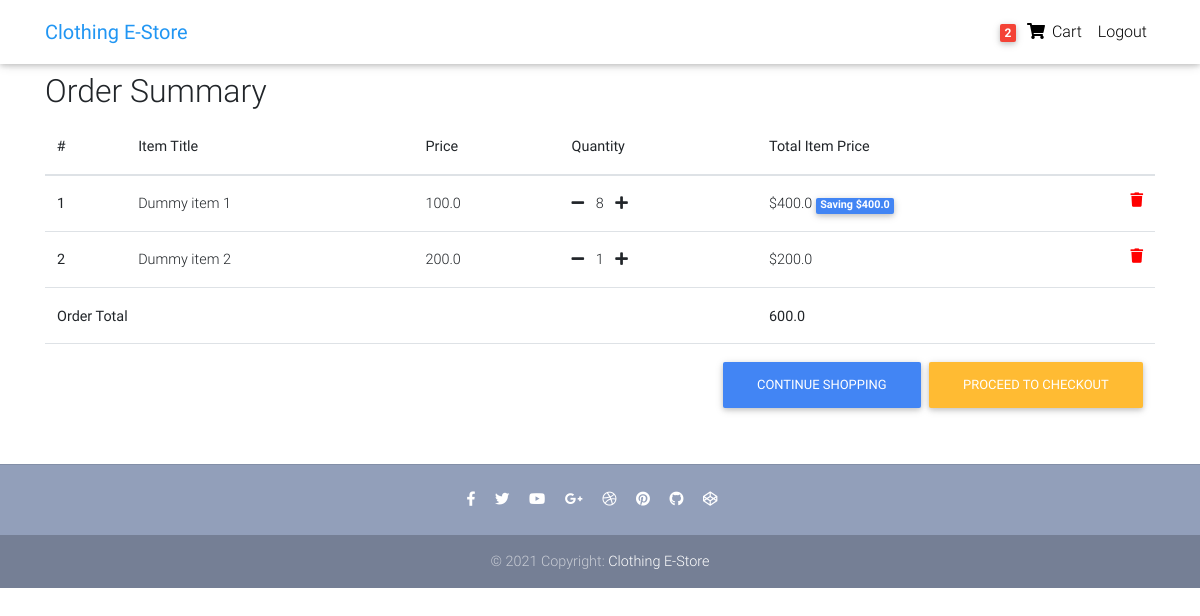
Page /order-summary/ (signed in) on the committed database.
### core/models.py (models this page shows, shortened)
class Order(models.Model):
    user = models.ForeignKey(settings.AUTH_USER_MODEL,
                             on_delete=models.CASCADE)
    items = models.ManyToManyField(OrderItem)
    start_date = models.DateTimeField(auto_now_add=True)
    ordered_date = models.DateTimeField()
    ordered = models.BooleanField(default=False)
    billing_address = models.ForeignKey(
        'BillingAddress', on_delete=models.SET_NULL, blank=True, null=True)
    def get_total(self):
        total = 0
        for order_item in self.items.all():
            total += order_item.get_final_price()
        return total

class OrderItem(models.Model):
    user = models.ForeignKey(settings.AUTH_USER_MODEL,
                             on_delete=models.CASCADE)
    ordered = models.BooleanField(default=False)
    item = models.ForeignKey(Item, on_delete=models.CASCADE)
    quantity = models.IntegerField(default=1)
    def get_total_item_price(self):
        return self.quantity * self.item.price
    def get_total_discount_item_price(self):
        return self.quantity * self.item.discount_price
    def get_amount_saved(self):
        return self.get_total_item_price() - \
            self.get_total_discount_item_price()
    def get_final_price(self):
        if self.item.discount_price:
            return self.get_total_discount_item_price()
        return self.get_total_item_price()

class Item(models.Model):
    title = models.CharField(max_length=100)
    price = models.FloatField()
    discount_price = models.FloatField(blank=True, null=True)
    category = models.CharField(
        choices=CATEGORY_CHOICES, max_length=2, default='S')
    label = models.CharField(choices=LABEL_CHOICES, max_length=1, default='P')
    slug = models.SlugField(default="test-product")
    description = models.TextField(
        default="This is a test description. Lorem ipsum dolor sit amet \
        consectetur adipisicing elit. Et dolor suscipit libero eos atque \
        quia ipsa sint voluptatibus! Beatae sit assumenda asperiores iure at \
        maxime atque repellendus maiores quia sapiente.")

### core/views.py (the view)
# urls.py: path('order-summary/', OrderSummaryView.as_view(), name='order-summary'),
class OrderSummaryView(LoginRequiredMixin, View):
    def get(self, *args, **kwargs):
        try:
            order = Order.objects.get(user=self.request.user, ordered=False)
            context = {
                'object': order
            }
            return render(self.request, "order_summary.html", context)
        except ObjectDoesNotExist:
            messages.error(self.request, "You do not have an active order")
            return redirect("/")

### core/templatetags/cart_template_tags.py (called while the page is built)
@register.filter
def cart_item_count(user):
    if user.is_authenticated:
        qs = Order.objects.filter(user=user, ordered=False)
        if qs.exists():
            return qs[0].items.count()
    return 0

### templates/order_summary.html (shortened to what this page needs)
{% extends "base.html" %}
{% block content %}
  <main>
    <div class="container">
        <div class="table-responsive text-nowrap">
            <h2>Order Summary</h2>
            <table class="table">
                <thead>
                <tr>
                    <th scope="col">#</th>
                    <th scope="col">Item Title</th>
                    <th scope="col">Price</th>
                    <th scope="col">Quantity</th>
                    <th scope="col">Total Item Price</th>
                </tr>
                </thead>
                <tbody>
                {% for order_item in object.items.all %}
                <tr>
                    <th scope="row">{{ forloop.counter }}</th>
                    <td>{{ order_item.item.title }}</td>
                    <td>{{ order_item.item.price }}</td>
                    <td>
                      <a href="{% url 'core:remove-single-item-from-cart' order_item.item.slug %}"><i class="fas fa-minus mr-2"></i></a>
                      {{ order_item.quantity }}
                      <a href="{% url 'core:add-to-cart' order_item.item.slug %}"><i class="fas fa-plus ml-2"></i></a>
                    </td>
                    <td>
                    {% if order_item.item.discount_price %}
                        ${{ order_item.get_total_discount_item_price }}
                        <span class="badge badge-primary">Saving ${{ order_item.get_amount_saved }}</span>
                    {% else %}
                        ${{ order_item.get_total_item_price }}
                    {% endif %}
                    <a style='color: red;' href="{% url 'core:remove-from-cart' order_item.item.slug %}">
                        <i class="fas fa-trash float-right"></i>
                    </a>
                    </td>
                </tr>
                {% endfor %}
                {% if object.get_total %}
                <tr>
                    <td colspan="4"><b>Order Total</b></td>
                    <td><b>{{ object.get_total }}</b></td>
                </tr>
                <tr>
                    <td colspan="5">
                    <a class="btn btn-warning float-right ml-2" href="/checkout">Proceed to checkout</a>
                    <a class="btn btn-primary float-right" href="/">Continue shopping</a>
                    </td>
                </tr>
                {% endif %}
                </tbody>
            </table>
        </div>
    </div>
  </main>
{% endblock content %}

### templates/navbar.html (shortened to what this page needs)
{% load cart_template_tags %}
<nav class="navbar fixed-top navbar-expand-lg navbar-light white scrolling-navbar">
<div class="container">
    <a class="navbar-brand waves-effect" href="/">
        <strong class="blue-text">Clothing E-Store</strong>
    </a>
    <div class="collapse navbar-collapse" id="navbarSupportedContent">
    <ul class="navbar-nav nav-flex-icons">
        {% if request.user.is_authenticated %}
        <li class="nav-item">
        <a href="{% url 'core:order-summary' %}" class="nav-link waves-effect">
            <span class="badge red z-depth-1 mr-1"> {{ request.user|cart_item_count }} </span>
            <i class="fas fa-shopping-cart"></i>
            <span class="clearfix d-none d-sm-inline-block"> Cart </span>
        </a>
        </li>
        <li class="nav-item">
        <a class="nav-link waves-effect" href="{% url 'account_logout' %}">
            <span class="clearfix d-none d-sm-inline-block"> Logout </span>
        </a>
        </li>
        {% endif %}
    </ul>
    </div>
</div>
</nav>

### templates/base.html (style rules this page uses)
html, body, header, .carousel { height: 60vh; }

### rows in the picture
OrderItem: item "Dummy item 1", item.price "100.0", quantity "8", get_total_discount_item_price "400.0", get_amount_saved "400.0"
OrderItem: item "Dummy item 2", item.price "200.0", quantity "1", get_total_item_price "200.0"
Order: get_total "600.0"

### other values in the picture
{{ request.user|cart_item_count }} "2"
